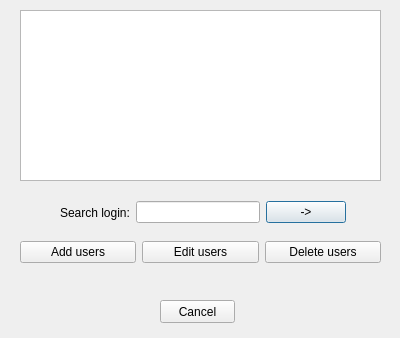
<?xml version="1.0" encoding="UTF-8"?>
<ui version="4.0">
 <class>DialogEditUsers</class>
 <widget class="QDialog" name="DialogEditUsers">
  <property name="geometry">
   <rect>
    <x>0</x>
    <y>0</y>
    <width>400</width>
    <height>338</height>
   </rect>
  </property>
  <property name="windowTitle">
   <string>Dialog</string>
  </property>
  <widget class="QTableView" name="tableView2">
   <property name="geometry">
    <rect>
     <x>20</x>
     <y>10</y>
     <width>361</width>
     <height>171</height>
    </rect>
   </property>
   <property name="selectionMode">
    <enum>QAbstractItemView::SingleSelection</enum>
   </property>
   <property name="selectionBehavior">
    <enum>QAbstractItemView::SelectRows</enum>
   </property>
   <property name="sortingEnabled">
    <bool>false</bool>
   </property>
   <attribute name="verticalHeaderVisible">
    <bool>false</bool>
   </attribute>
  </widget>
  <widget class="QPushButton" name="pushButton_7">
   <property name="geometry">
    <rect>
     <x>160</x>
     <y>300</y>
     <width>75</width>
     <height>23</height>
    </rect>
   </property>
   <property name="text">
    <string>Canсel</string>
   </property>
   <property name="autoDefault">
    <bool>false</bool>
   </property>
  </widget>
  <widget class="QWidget" name="layoutWidget">
   <property name="geometry">
    <rect>
     <x>20</x>
     <y>240</y>
     <width>361</width>
     <height>25</height>
    </rect>
   </property>
   <layout class="QHBoxLayout" name="horizontalLayout_2">
    <item>
     <widget class="QPushButton" name="pushButton">
      <property name="text">
       <string>Add users</string>
      </property>
      <property name="autoDefault">
       <bool>false</bool>
      </property>
     </widget>
    </item>
    <item>
     <widget class="QPushButton" name="pushButton_2">
      <property name="text">
       <string>Edit users</string>
      </property>
      <property name="autoDefault">
       <bool>false</bool>
      </property>
     </widget>
    </item>
    <item>
     <widget class="QPushButton" name="pushButton_3">
      <property name="text">
       <string>Delete users</string>
      </property>
      <property name="autoDefault">
       <bool>false</bool>
      </property>
     </widget>
    </item>
   </layout>
  </widget>
  <widget class="QWidget" name="layoutWidget">
   <property name="geometry">
    <rect>
     <x>60</x>
     <y>200</y>
     <width>286</width>
     <height>25</height>
    </rect>
   </property>
   <layout class="QHBoxLayout" name="horizontalLayout_3">
    <item>
     <layout class="QHBoxLayout" name="horizontalLayout">
      <item>
       <widget class="QLabel" name="label">
        <property name="text">
         <string>Search login:</string>
        </property>
       </widget>
      </item>
      <item>
       <widget class="QLineEdit" name="lineEdit"/>
      </item>
     </layout>
    </item>
    <item>
     <widget class="QPushButton" name="searchButton">
      <property name="acceptDrops">
       <bool>false</bool>
      </property>
      <property name="text">
       <string>-&gt;</string>
      </property>
     </widget>
    </item>
   </layout>
  </widget>
 </widget>
 <resources/>
 <connections/>
</ui>
